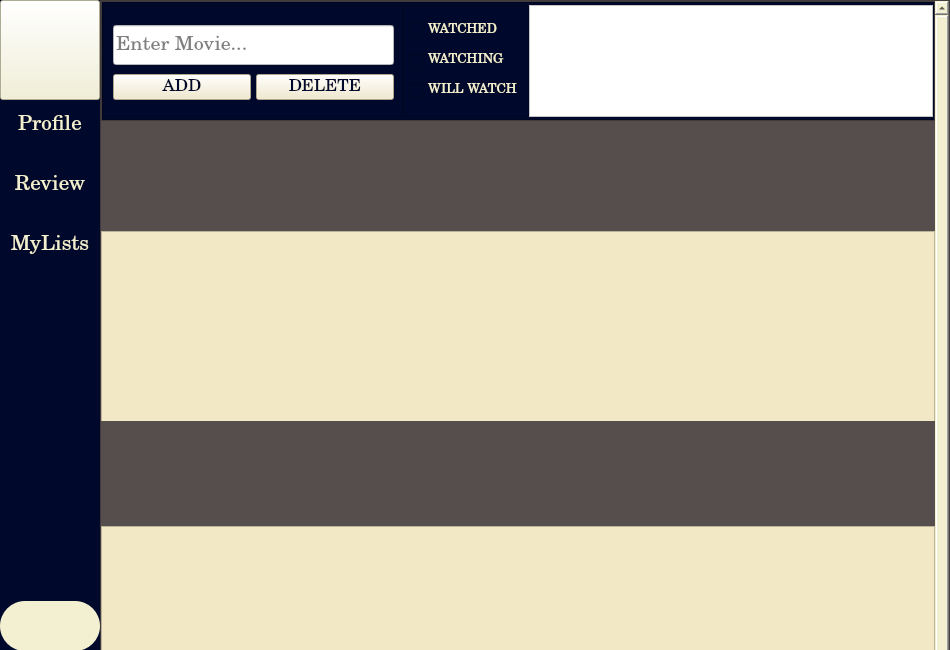
<?xml version="1.0" encoding="UTF-8"?>
<ui version="4.0">
 <class>Form</class>
 <widget class="QWidget" name="Form">
  <property name="geometry">
   <rect>
    <x>0</x>
    <y>0</y>
    <width>950</width>
    <height>650</height>
   </rect>
  </property>
  <property name="minimumSize">
   <size>
    <width>950</width>
    <height>650</height>
   </size>
  </property>
  <property name="maximumSize">
   <size>
    <width>950</width>
    <height>650</height>
   </size>
  </property>
  <property name="windowTitle">
   <string>Form</string>
  </property>
  <property name="styleSheet">
   <string notr="true">background-color: rgb(243, 240, 209);</string>
  </property>
  <widget class="QScrollArea" name="scrollArea">
   <property name="geometry">
    <rect>
     <x>100</x>
     <y>0</y>
     <width>850</width>
     <height>950</height>
    </rect>
   </property>
   <property name="minimumSize">
    <size>
     <width>850</width>
     <height>950</height>
    </size>
   </property>
   <property name="maximumSize">
    <size>
     <width>850</width>
     <height>950</height>
    </size>
   </property>
   <property name="layoutDirection">
    <enum>Qt::LeftToRight</enum>
   </property>
   <property name="styleSheet">
    <string notr="true">background-color: rgb(86, 77, 77);</string>
   </property>
   <property name="widgetResizable">
    <bool>true</bool>
   </property>
   <widget class="QWidget" name="scrollAreaWidgetContents">
    <property name="geometry">
     <rect>
      <x>0</x>
      <y>0</y>
      <width>900</width>
      <height>1300</height>
     </rect>
    </property>
    <property name="minimumSize">
     <size>
      <width>0</width>
      <height>1300</height>
     </size>
    </property>
    <property name="maximumSize">
     <size>
      <width>16777215</width>
      <height>1300</height>
     </size>
    </property>
    <layout class="QVBoxLayout" name="verticalLayout">
     <property name="spacing">
      <number>5</number>
     </property>
     <property name="leftMargin">
      <number>0</number>
     </property>
     <property name="topMargin">
      <number>0</number>
     </property>
     <property name="rightMargin">
      <number>0</number>
     </property>
     <property name="bottomMargin">
      <number>0</number>
     </property>
     <item>
      <widget class="QFrame" name="frame">
       <property name="minimumSize">
        <size>
         <width>0</width>
         <height>120</height>
        </size>
       </property>
       <property name="maximumSize">
        <size>
         <width>16777215</width>
         <height>120</height>
        </size>
       </property>
       <property name="frameShape">
        <enum>QFrame::StyledPanel</enum>
       </property>
       <property name="frameShadow">
        <enum>QFrame::Raised</enum>
       </property>
       <layout class="QHBoxLayout" name="horizontalLayout" stretch="0">
        <property name="spacing">
         <number>0</number>
        </property>
        <property name="leftMargin">
         <number>0</number>
        </property>
        <property name="topMargin">
         <number>0</number>
        </property>
        <property name="rightMargin">
         <number>0</number>
        </property>
        <property name="bottomMargin">
         <number>0</number>
        </property>
        <item>
         <widget class="QScrollArea" name="scrollArea_7">
          <property name="styleSheet">
           <string notr="true">background-color: rgb(0, 9, 44);</string>
          </property>
          <property name="widgetResizable">
           <bool>true</bool>
          </property>
          <widget class="QWidget" name="scrollAreaWidgetContents_7">
           <property name="geometry">
            <rect>
             <x>0</x>
             <y>0</y>
             <width>896</width>
             <height>116</height>
            </rect>
           </property>
           <layout class="QHBoxLayout" name="horizontalLayout_2">
            <property name="spacing">
             <number>0</number>
            </property>
            <property name="leftMargin">
             <number>0</number>
            </property>
            <property name="topMargin">
             <number>2</number>
            </property>
            <property name="rightMargin">
             <number>0</number>
            </property>
            <property name="bottomMargin">
             <number>2</number>
            </property>
            <item>
             <widget class="QFrame" name="frame_2">
              <property name="minimumSize">
               <size>
                <width>300</width>
                <height>0</height>
               </size>
              </property>
              <property name="frameShape">
               <enum>QFrame::StyledPanel</enum>
              </property>
              <property name="frameShadow">
               <enum>QFrame::Raised</enum>
              </property>
              <widget class="QWidget" name="layoutWidget">
               <property name="geometry">
                <rect>
                 <x>10</x>
                 <y>10</y>
                 <width>281</width>
                 <height>91</height>
                </rect>
               </property>
               <layout class="QVBoxLayout" name="verticalLayout_2">
                <property name="spacing">
                 <number>4</number>
                </property>
                <property name="topMargin">
                 <number>5</number>
                </property>
                <item>
                 <widget class="QLineEdit" name="searchLED">
                  <property name="minimumSize">
                   <size>
                    <width>0</width>
                    <height>40</height>
                   </size>
                  </property>
                  <property name="font">
                   <font>
                    <family>Century Schoolbook</family>
                    <pointsize>15</pointsize>
                   </font>
                  </property>
                  <property name="styleSheet">
                   <string notr="true">background-color: rgb(255, 255, 255);</string>
                  </property>
                  <property name="placeholderText">
                   <string>Enter Movie...</string>
                  </property>
                 </widget>
                </item>
                <item>
                 <layout class="QHBoxLayout" name="horizontalLayout_6">
                  <property name="spacing">
                   <number>5</number>
                  </property>
                  <item>
                   <widget class="QPushButton" name="addButton">
                    <property name="font">
                     <font>
                      <family>Century Schoolbook</family>
                      <pointsize>13</pointsize>
                     </font>
                    </property>
                    <property name="styleSheet">
                     <string notr="true">background-color:  rgb(242, 232, 198);;
color: rgb(0, 9, 44);</string>
                    </property>
                    <property name="text">
                     <string>ADD</string>
                    </property>
                    <property name="icon">
                     <iconset resource="resources.qrc">
                      <normaloff>:/Icons/Icons/add-circle-line.png</normaloff>:/Icons/Icons/add-circle-line.png</iconset>
                    </property>
                    <property name="iconSize">
                     <size>
                      <width>20</width>
                      <height>20</height>
                     </size>
                    </property>
                   </widget>
                  </item>
                  <item>
                   <widget class="QPushButton" name="deleteButton">
                    <property name="font">
                     <font>
                      <family>Century Schoolbook</family>
                      <pointsize>13</pointsize>
                     </font>
                    </property>
                    <property name="styleSheet">
                     <string notr="true">background-color:  rgb(242, 232, 198);;
color: rgb(0, 9, 44);</string>
                    </property>
                    <property name="text">
                     <string>DELETE</string>
                    </property>
                    <property name="icon">
                     <iconset resource="resources.qrc">
                      <normaloff>:/Icons/Icons/close-circle-line.png</normaloff>:/Icons/Icons/close-circle-line.png</iconset>
                    </property>
                    <property name="iconSize">
                     <size>
                      <width>20</width>
                      <height>20</height>
                     </size>
                    </property>
                   </widget>
                  </item>
                 </layout>
                </item>
               </layout>
              </widget>
             </widget>
            </item>
            <item>
             <widget class="QFrame" name="frame_3">
              <property name="minimumSize">
               <size>
                <width>100</width>
                <height>0</height>
               </size>
              </property>
              <property name="sizeIncrement">
               <size>
                <width>100</width>
                <height>0</height>
               </size>
              </property>
              <property name="frameShape">
               <enum>QFrame::StyledPanel</enum>
              </property>
              <property name="frameShadow">
               <enum>QFrame::Raised</enum>
              </property>
              <layout class="QVBoxLayout" name="verticalLayout_3">
               <property name="spacing">
                <number>5</number>
               </property>
               <property name="leftMargin">
                <number>5</number>
               </property>
               <property name="rightMargin">
                <number>5</number>
               </property>
               <item>
                <widget class="QCheckBox" name="watchedCB">
                 <property name="font">
                  <font>
                   <family>Century Schoolbook</family>
                   <pointsize>10</pointsize>
                  </font>
                 </property>
                 <property name="styleSheet">
                  <string notr="true">color: rgb(243, 240, 209)</string>
                 </property>
                 <property name="text">
                  <string>WATCHED</string>
                 </property>
                </widget>
               </item>
               <item>
                <widget class="QCheckBox" name="watchingCB">
                 <property name="font">
                  <font>
                   <family>Century Schoolbook</family>
                   <pointsize>10</pointsize>
                  </font>
                 </property>
                 <property name="styleSheet">
                  <string notr="true">color: rgb(243, 240, 209)</string>
                 </property>
                 <property name="text">
                  <string>WATCHING</string>
                 </property>
                </widget>
               </item>
               <item>
                <widget class="QCheckBox" name="willwatchCB">
                 <property name="font">
                  <font>
                   <family>Century Schoolbook</family>
                   <pointsize>10</pointsize>
                  </font>
                 </property>
                 <property name="styleSheet">
                  <string notr="true">color: rgb(243, 240, 209)</string>
                 </property>
                 <property name="text">
                  <string>WILL WATCH</string>
                 </property>
                </widget>
               </item>
              </layout>
             </widget>
            </item>
            <item>
             <widget class="QPlainTextEdit" name="textArea">
              <property name="font">
               <font>
                <family>Century Schoolbook</family>
                <pointsize>10</pointsize>
               </font>
              </property>
              <property name="styleSheet">
               <string notr="true">background-color: rgb(255, 255, 255);</string>
              </property>
             </widget>
            </item>
           </layout>
          </widget>
         </widget>
        </item>
       </layout>
      </widget>
     </item>
     <item>
      <widget class="QLabel" name="label">
       <property name="minimumSize">
        <size>
         <width>0</width>
         <height>100</height>
        </size>
       </property>
       <property name="maximumSize">
        <size>
         <width>16777215</width>
         <height>100</height>
        </size>
       </property>
       <property name="styleSheet">
        <string notr="true">color: rgb(255, 255, 255);</string>
       </property>
       <property name="lineWidth">
        <number>1</number>
       </property>
       <property name="text">
        <string/>
       </property>
       <property name="pixmap">
        <pixmap resource="resources.qrc">:/Icons/Icons/Watched.png</pixmap>
       </property>
       <property name="scaledContents">
        <bool>true</bool>
       </property>
       <property name="alignment">
        <set>Qt::AlignCenter</set>
       </property>
       <property name="margin">
        <number>0</number>
       </property>
      </widget>
     </item>
     <item>
      <widget class="QScrollArea" name="scrollArea_2">
       <property name="minimumSize">
        <size>
         <width>0</width>
         <height>200</height>
        </size>
       </property>
       <property name="maximumSize">
        <size>
         <width>16777215</width>
         <height>200</height>
        </size>
       </property>
       <property name="styleSheet">
        <string notr="true">background-color: rgb(242, 232, 198);</string>
       </property>
       <property name="widgetResizable">
        <bool>true</bool>
       </property>
       <widget class="QWidget" name="scrollAreaWidgetContents_2">
        <property name="geometry">
         <rect>
          <x>0</x>
          <y>0</y>
          <width>898</width>
          <height>198</height>
         </rect>
        </property>
        <layout class="QHBoxLayout" name="horizontalLayout_5">
         <property name="spacing">
          <number>5</number>
         </property>
         <property name="leftMargin">
          <number>5</number>
         </property>
         <property name="topMargin">
          <number>5</number>
         </property>
         <property name="rightMargin">
          <number>5</number>
         </property>
         <property name="bottomMargin">
          <number>5</number>
         </property>
         <item>
          <widget class="QPushButton" name="pushButton">
           <property name="minimumSize">
            <size>
             <width>115</width>
             <height>170</height>
            </size>
           </property>
           <property name="maximumSize">
            <size>
             <width>115</width>
             <height>170</height>
            </size>
           </property>
           <property name="styleSheet">
            <string notr="true">background-color: rgb(242, 232, 198);
color: rgb(255, 255, 255);</string>
           </property>
           <property name="text">
            <string/>
           </property>
           <property name="icon">
            <iconset resource="resources.qrc">
             <normaloff>:/Icons/Icons/skip-back-line_big.png</normaloff>:/Icons/Icons/skip-back-line_big.png</iconset>
           </property>
           <property name="iconSize">
            <size>
             <width>150</width>
             <height>150</height>
            </size>
           </property>
           <property name="flat">
            <bool>true</bool>
           </property>
          </widget>
         </item>
        </layout>
       </widget>
      </widget>
     </item>
     <item>
      <widget class="QLabel" name="label_2">
       <property name="minimumSize">
        <size>
         <width>0</width>
         <height>100</height>
        </size>
       </property>
       <property name="maximumSize">
        <size>
         <width>16777215</width>
         <height>100</height>
        </size>
       </property>
       <property name="styleSheet">
        <string notr="true">color: rgb(255, 255, 255);</string>
       </property>
       <property name="lineWidth">
        <number>1</number>
       </property>
       <property name="text">
        <string/>
       </property>
       <property name="pixmap">
        <pixmap resource="resources.qrc">:/Icons/Icons/Watching.png</pixmap>
       </property>
       <property name="scaledContents">
        <bool>true</bool>
       </property>
       <property name="alignment">
        <set>Qt::AlignCenter</set>
       </property>
       <property name="margin">
        <number>0</number>
       </property>
      </widget>
     </item>
     <item>
      <widget class="QScrollArea" name="scrollArea_3">
       <property name="minimumSize">
        <size>
         <width>0</width>
         <height>200</height>
        </size>
       </property>
       <property name="maximumSize">
        <size>
         <width>16777215</width>
         <height>200</height>
        </size>
       </property>
       <property name="styleSheet">
        <string notr="true">background-color: rgb(242, 232, 198);</string>
       </property>
       <property name="widgetResizable">
        <bool>true</bool>
       </property>
       <widget class="QWidget" name="scrollAreaWidgetContents_3">
        <property name="geometry">
         <rect>
          <x>0</x>
          <y>0</y>
          <width>898</width>
          <height>198</height>
         </rect>
        </property>
        <layout class="QHBoxLayout" name="horizontalLayout_3">
         <property name="spacing">
          <number>5</number>
         </property>
         <property name="leftMargin">
          <number>5</number>
         </property>
         <property name="topMargin">
          <number>5</number>
         </property>
         <property name="rightMargin">
          <number>5</number>
         </property>
         <property name="bottomMargin">
          <number>5</number>
         </property>
         <item>
          <widget class="QPushButton" name="pushButton_2">
           <property name="minimumSize">
            <size>
             <width>115</width>
             <height>170</height>
            </size>
           </property>
           <property name="maximumSize">
            <size>
             <width>115</width>
             <height>170</height>
            </size>
           </property>
           <property name="styleSheet">
            <string notr="true">background-color: rgb(242, 232, 198);
color: rgb(255, 255, 255);</string>
           </property>
           <property name="text">
            <string/>
           </property>
           <property name="icon">
            <iconset resource="resources.qrc">
             <normaloff>:/Icons/Icons/play-line_big.png</normaloff>:/Icons/Icons/play-line_big.png</iconset>
           </property>
           <property name="iconSize">
            <size>
             <width>150</width>
             <height>150</height>
            </size>
           </property>
           <property name="autoRepeatDelay">
            <number>0</number>
           </property>
           <property name="flat">
            <bool>true</bool>
           </property>
          </widget>
         </item>
        </layout>
       </widget>
      </widget>
     </item>
     <item>
      <widget class="QLabel" name="label_3">
       <property name="minimumSize">
        <size>
         <width>0</width>
         <height>100</height>
        </size>
       </property>
       <property name="maximumSize">
        <size>
         <width>16777215</width>
         <height>100</height>
        </size>
       </property>
       <property name="styleSheet">
        <string notr="true">color: rgb(255, 255, 255);</string>
       </property>
       <property name="frameShape">
        <enum>QFrame::NoFrame</enum>
       </property>
       <property name="lineWidth">
        <number>1</number>
       </property>
       <property name="text">
        <string/>
       </property>
       <property name="pixmap">
        <pixmap resource="resources.qrc">:/Icons/Icons/Will Watch.png</pixmap>
       </property>
       <property name="scaledContents">
        <bool>true</bool>
       </property>
       <property name="alignment">
        <set>Qt::AlignCenter</set>
       </property>
      </widget>
     </item>
     <item>
      <widget class="QScrollArea" name="scrollArea_4">
       <property name="minimumSize">
        <size>
         <width>0</width>
         <height>200</height>
        </size>
       </property>
       <property name="maximumSize">
        <size>
         <width>16777215</width>
         <height>200</height>
        </size>
       </property>
       <property name="styleSheet">
        <string notr="true">background-color: rgb(242, 232, 198);</string>
       </property>
       <property name="widgetResizable">
        <bool>true</bool>
       </property>
       <widget class="QWidget" name="scrollAreaWidgetContents_4">
        <property name="geometry">
         <rect>
          <x>0</x>
          <y>0</y>
          <width>898</width>
          <height>198</height>
         </rect>
        </property>
        <layout class="QHBoxLayout" name="horizontalLayout_4">
         <property name="spacing">
          <number>5</number>
         </property>
         <property name="leftMargin">
          <number>5</number>
         </property>
         <property name="topMargin">
          <number>5</number>
         </property>
         <property name="rightMargin">
          <number>5</number>
         </property>
         <property name="bottomMargin">
          <number>5</number>
         </property>
         <item>
          <widget class="QPushButton" name="pushButton_3">
           <property name="minimumSize">
            <size>
             <width>115</width>
             <height>170</height>
            </size>
           </property>
           <property name="maximumSize">
            <size>
             <width>115</width>
             <height>170</height>
            </size>
           </property>
           <property name="styleSheet">
            <string notr="true">background-color: rgb(242, 232, 198);
color: rgb(255, 255, 255);</string>
           </property>
           <property name="text">
            <string/>
           </property>
           <property name="icon">
            <iconset resource="resources.qrc">
             <normaloff>:/Icons/Icons/skip-forward-line_big.png</normaloff>:/Icons/Icons/skip-forward-line_big.png</iconset>
           </property>
           <property name="iconSize">
            <size>
             <width>150</width>
             <height>150</height>
            </size>
           </property>
           <property name="flat">
            <bool>true</bool>
           </property>
          </widget>
         </item>
        </layout>
       </widget>
      </widget>
     </item>
     <item>
      <widget class="QLabel" name="label_5">
       <property name="minimumSize">
        <size>
         <width>0</width>
         <height>100</height>
        </size>
       </property>
       <property name="maximumSize">
        <size>
         <width>16777215</width>
         <height>150</height>
        </size>
       </property>
       <property name="styleSheet">
        <string notr="true">color: rgb(255, 255, 255);</string>
       </property>
       <property name="text">
        <string>Others</string>
       </property>
      </widget>
     </item>
     <item>
      <widget class="QScrollArea" name="scrollArea_6">
       <property name="minimumSize">
        <size>
         <width>0</width>
         <height>200</height>
        </size>
       </property>
       <property name="maximumSize">
        <size>
         <width>16777215</width>
         <height>200</height>
        </size>
       </property>
       <property name="styleSheet">
        <string notr="true">background-color: rgb(255,  255, 255);</string>
       </property>
       <property name="widgetResizable">
        <bool>true</bool>
       </property>
       <widget class="QWidget" name="scrollAreaWidgetContents_6">
        <property name="geometry">
         <rect>
          <x>0</x>
          <y>0</y>
          <width>898</width>
          <height>198</height>
         </rect>
        </property>
       </widget>
      </widget>
     </item>
    </layout>
   </widget>
  </widget>
  <widget class="QFrame" name="menu">
   <property name="geometry">
    <rect>
     <x>0</x>
     <y>0</y>
     <width>100</width>
     <height>650</height>
    </rect>
   </property>
   <property name="minimumSize">
    <size>
     <width>100</width>
     <height>650</height>
    </size>
   </property>
   <property name="maximumSize">
    <size>
     <width>100</width>
     <height>650</height>
    </size>
   </property>
   <property name="font">
    <font>
     <family>Segoe UI</family>
    </font>
   </property>
   <property name="styleSheet">
    <string notr="true">background-color: rgb(0, 9, 44);</string>
   </property>
   <property name="frameShape">
    <enum>QFrame::StyledPanel</enum>
   </property>
   <property name="frameShadow">
    <enum>QFrame::Raised</enum>
   </property>
   <widget class="QPushButton" name="libmovBT">
    <property name="geometry">
     <rect>
      <x>0</x>
      <y>0</y>
      <width>100</width>
      <height>100</height>
     </rect>
    </property>
    <property name="minimumSize">
     <size>
      <width>100</width>
      <height>100</height>
     </size>
    </property>
    <property name="maximumSize">
     <size>
      <width>100</width>
      <height>100</height>
     </size>
    </property>
    <property name="font">
     <font>
      <family>Verdana</family>
      <pointsize>15</pointsize>
      <bold>true</bold>
     </font>
    </property>
    <property name="styleSheet">
     <string notr="true">background-color: rgb(243, 240, 209);
color: rgb(131, 16, 16);</string>
    </property>
    <property name="text">
     <string/>
    </property>
    <property name="icon">
     <iconset resource="resources.qrc">
      <normaloff>:/Icons/Icons/LIBMOV.png</normaloff>:/Icons/Icons/LIBMOV.png</iconset>
    </property>
    <property name="iconSize">
     <size>
      <width>100</width>
      <height>100</height>
     </size>
    </property>
    <property name="flat">
     <bool>false</bool>
    </property>
   </widget>
   <widget class="QWidget" name="layoutWidget">
    <property name="geometry">
     <rect>
      <x>0</x>
      <y>100</y>
      <width>102</width>
      <height>551</height>
     </rect>
    </property>
    <layout class="QVBoxLayout" name="verticalLayout_4">
     <property name="spacing">
      <number>10</number>
     </property>
     <property name="rightMargin">
      <number>0</number>
     </property>
     <property name="bottomMargin">
      <number>0</number>
     </property>
     <item>
      <widget class="QPushButton" name="profileBT">
       <property name="minimumSize">
        <size>
         <width>100</width>
         <height>50</height>
        </size>
       </property>
       <property name="maximumSize">
        <size>
         <width>100</width>
         <height>50</height>
        </size>
       </property>
       <property name="font">
        <font>
         <family>Century Schoolbook</family>
         <pointsize>16</pointsize>
        </font>
       </property>
       <property name="styleSheet">
        <string notr="true">color:rgb(243, 240, 209);</string>
       </property>
       <property name="text">
        <string>Profile</string>
       </property>
       <property name="flat">
        <bool>true</bool>
       </property>
      </widget>
     </item>
     <item>
      <widget class="QPushButton" name="reviewBT">
       <property name="minimumSize">
        <size>
         <width>100</width>
         <height>50</height>
        </size>
       </property>
       <property name="maximumSize">
        <size>
         <width>100</width>
         <height>50</height>
        </size>
       </property>
       <property name="font">
        <font>
         <family>Century Schoolbook</family>
         <pointsize>16</pointsize>
        </font>
       </property>
       <property name="styleSheet">
        <string notr="true">color:rgb(243, 240, 209);</string>
       </property>
       <property name="text">
        <string>Review</string>
       </property>
       <property name="flat">
        <bool>true</bool>
       </property>
      </widget>
     </item>
     <item>
      <widget class="QPushButton" name="watchBT">
       <property name="minimumSize">
        <size>
         <width>100</width>
         <height>50</height>
        </size>
       </property>
       <property name="maximumSize">
        <size>
         <width>100</width>
         <height>50</height>
        </size>
       </property>
       <property name="font">
        <font>
         <family>Century Schoolbook</family>
         <pointsize>16</pointsize>
        </font>
       </property>
       <property name="styleSheet">
        <string notr="true">color:rgb(243, 240, 209);</string>
       </property>
       <property name="text">
        <string>MyLists</string>
       </property>
       <property name="flat">
        <bool>true</bool>
       </property>
      </widget>
     </item>
     <item>
      <spacer name="verticalSpacer">
       <property name="orientation">
        <enum>Qt::Vertical</enum>
       </property>
       <property name="sizeHint" stdset="0">
        <size>
         <width>20</width>
         <height>40</height>
        </size>
       </property>
      </spacer>
     </item>
     <item>
      <widget class="QPushButton" name="logoutBT">
       <property name="minimumSize">
        <size>
         <width>100</width>
         <height>50</height>
        </size>
       </property>
       <property name="maximumSize">
        <size>
         <width>100</width>
         <height>50</height>
        </size>
       </property>
       <property name="font">
        <font>
         <family>Verdana</family>
         <pointsize>15</pointsize>
         <bold>false</bold>
        </font>
       </property>
       <property name="styleSheet">
        <string notr="true">background-color: rgb(243, 240, 209);
border-radius: 25px;
border-color: rgb(0, 9, 44);</string>
       </property>
       <property name="text">
        <string/>
       </property>
       <property name="icon">
        <iconset resource="resources.qrc">
         <normaloff>:/Icons/Icons/logout-box-line.png</normaloff>:/Icons/Icons/logout-box-line.png</iconset>
       </property>
       <property name="iconSize">
        <size>
         <width>30</width>
         <height>30</height>
        </size>
       </property>
       <property name="flat">
        <bool>false</bool>
       </property>
      </widget>
     </item>
    </layout>
   </widget>
   <zorder>layoutWidget</zorder>
   <zorder>libmovBT</zorder>
  </widget>
 </widget>
 <resources>
  <include location="resources.qrc"/>
 </resources>
 <connections/>
</ui>
